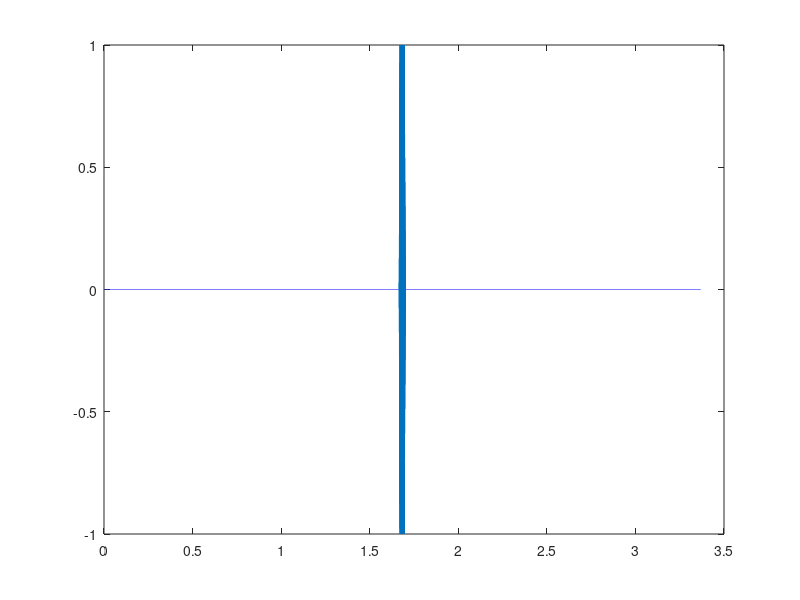

Write the MATLAB code that produced this figure. (Note: this script raises an error after producing the figure.)
% Script that creates a mp4 file of a series of sinusoid stimuli that can
% accelerate or decelerate and sound frequency also changes over the
% sequence
%
% created by Max Di Luca m.diluca@bham.ac.uk
% 25/11/2021


% 101*(1/30)= 3.3667

fs=44100;

L=1/30;
A=1;
f=2000;
R=.005;
initial_silence=1.6667;
final_silence=1.6667;


ISI=.1;
N=1;%number of sounds
df= 0; %change of the frequency at every stimulus
D=0.0; %change of ISI at every interval



t_singlestimulus=0:1/fs:L;
modulation=ones(size(t_singlestimulus));
%% 


length_smoothing=floor(R*fs);
length_smoothing=min(length_smoothing,length(t_singlestimulus)/2);
if length_smoothing>0
    modulation(1:length_smoothing+1)=0:1/length_smoothing:1;%-cos((0:1/lenght_smoothing:1)*pi)/2+.5;
    modulation(end:-1:end-length_smoothing)=0:1/length_smoothing:1;%-cos((0:1/lenght_smoothing:1)*pi)/2+.5;%0:1/lenght_smoothing:1;

end
% sound(sinusoid,fs)
% plot(t_singlestimulus,sinusoid)

number_of_D_in_the_sequence=sum((1:N-1)-1);
L_total=initial_silence+final_silence+L;




t_sequence=0:1/fs:L_total;
trial=zeros(size(t_sequence));

sound_n=1


    sinusoid=A*modulation.*sind(t_singlestimulus*(f+df*(sound_n-1))*360);
    start_time_of_sound=initial_silence+ISI*(sound_n-1)+D*sum(max(1:sound_n-2,0));
    trial( floor(start_time_of_sound*fs):floor(start_time_of_sound*fs)+length(sinusoid)-1 )=sinusoid;




plot(t_sequence,trial)


sound(trial,fs)


filename = ['audio_beep.mp4'];

audiowrite(filename,repmat(trial,[2,1])',fs);


